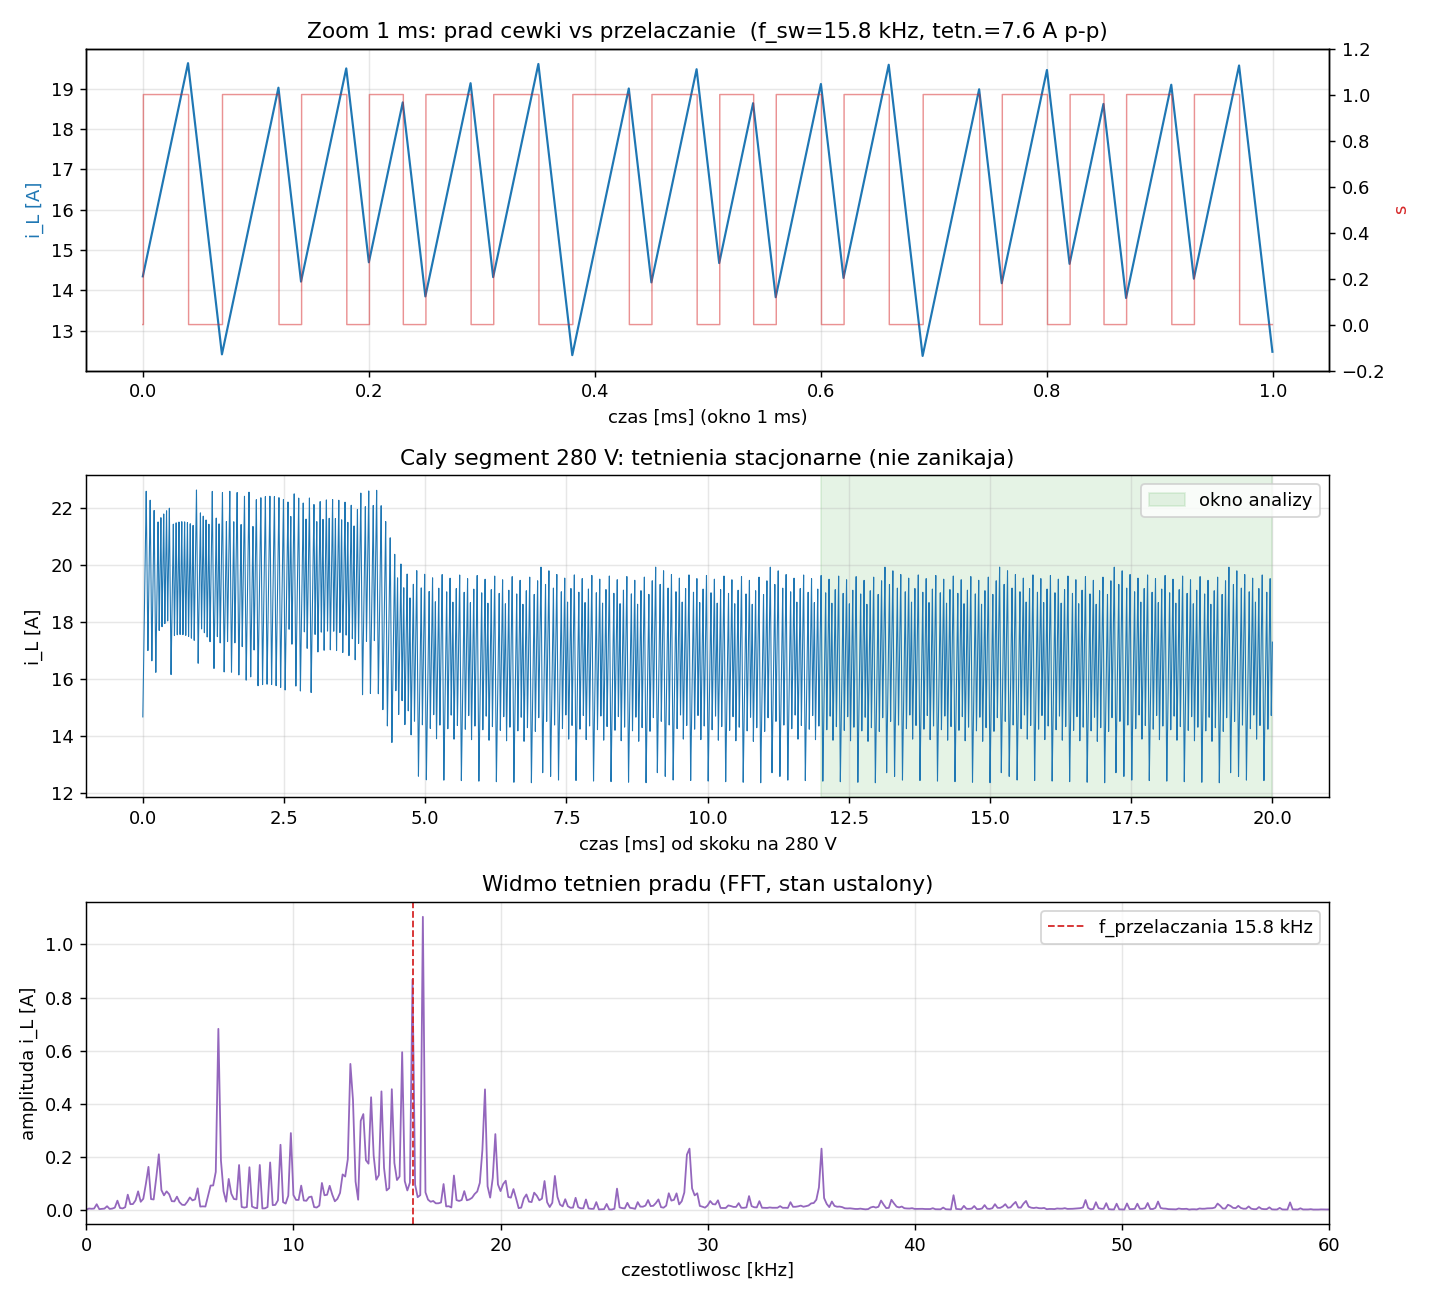

This chart was generated by the following Python code:
"""Diagnoza natury tetnien pradu: przelaczanie (fizyczne) czy cykl graniczny?

Zoom przebiegu i_L w stanie ustalonym + sygnal przelaczania s + FFT.
Porownanie z teoretycznym tetnieniem CCM:  di_L = V_in * D * T_sw / L.

Uruchomienie:  python -m optymalizacja.diagnoza_tetnien
"""
from __future__ import annotations
import numpy as np
import matplotlib
matplotlib.use("Agg")
import matplotlib.pyplot as plt
from dataclasses import replace

from src.config import default_config
from src.simulator import Simulator
from optymalizacja.scenarios import stress_scenario, STRESS_T_END


def simulate(wi, fc):
    base = default_config()
    cfg = replace(base, controller=replace(base.controller, wi=wi, fc_lpf=fc),
                  scenario=stress_scenario(), T_end=STRESS_T_END)
    return Simulator(cfg).run(), base


def main():
    # Optimum wariantu 1 (CurrentAware) na stress
    d = np.load("optymalizacja/pso_stress_currentaware.npz")
    wi, fc = float(d["wi_opt"]), float(d["fc_opt"])
    res, base = simulate(wi, fc)

    t = res["t"]
    iL = res["i_L"]
    v = res["v_C"]
    s = res["s"]

    L = base.converter.L
    V_in = base.converter.V_in

    # Okno stanu ustalonego w segmencie 280 V (0.040-0.060), po ustaleniu
    w_a, w_b = 0.0520, 0.0600
    win = (t >= w_a) & (t < w_b)
    tw, iw, sw, vw = t[win], iL[win], s[win], v[win]

    # Efektywna czestotliwosc przelaczania: liczba zboczy narastajacych / czas
    rising = np.sum((sw[1:] > 0.5) & (sw[:-1] <= 0.5))
    f_sw = rising / (w_b - w_a)

    # Duty (srednia s) i teoretyczne tetnienie CCM
    D = float(np.mean(sw))
    dt = t[1] - t[0]
    T_sw = 1.0 / f_sw if f_sw > 0 else np.nan
    diL_theory = V_in * D * T_sw / L     # przyblizenie tetnienia trojkatnego

    iL_pp = float(np.ptp(iw))
    iL_mean = float(np.mean(iw))

    # FFT pradu w oknie (usuwamy srednia)
    sig = iw - iL_mean
    n = len(sig)
    freqs = np.fft.rfftfreq(n, dt)
    amp = np.abs(np.fft.rfft(sig)) * 2.0 / n
    # dominujaca czestotliwosc (pomijamy DC)
    k = 1 + int(np.argmax(amp[1:]))
    f_dom = freqs[k]

    print("=" * 66)
    print("DIAGNOZA TETNIEN (wariant 1, stan ustalony 280 V)")
    print("=" * 66)
    print(f"  nastawy:        wi={wi:.3f}, fc={fc:.0f} Hz")
    print(f"  L = {L*1e3:.2f} mH,  V_in = {V_in:.0f} V")
    print(f"  prad sredni:    {iL_mean:.2f} A")
    print(f"  tetnienia p-p:  {iL_pp:.2f} A  ({100*iL_pp/iL_mean:.0f}% sredniego)")
    print(f"  f przelaczania: {f_sw/1e3:.1f} kHz  (duty D={D:.2f})")
    print(f"  f dominujaca w widmie iL: {f_dom/1e3:.1f} kHz")
    print(f"  tetnienie CCM teoria (V_in*D*T_sw/L): {diL_theory:.2f} A")
    print("=" * 66)
    verdict = ("PRZELACZANIE (fizyczne)" if abs(f_dom - f_sw) / f_sw < 0.3
               else "NISKA CZESTOTLIWOSC -> mozliwy cykl graniczny")
    print(f"  WERDYKT: dominanta widma ~ f_przelaczania ?  -> {verdict}")
    print("=" * 66)

    # --- Wykres ---
    fig, ax = plt.subplots(3, 1, figsize=(11, 10))

    # 1) zoom 1 ms i_L + s
    zoom = (t >= 0.0540) & (t < 0.0550)
    tz = (t[zoom] - 0.0540) * 1e3   # ms
    ax[0].plot(tz, iL[zoom], color="tab:blue", lw=1.2, label="i_L [A]")
    ax0b = ax[0].twinx()
    ax0b.plot(tz, s[zoom], color="tab:red", lw=0.8, alpha=0.5,
              drawstyle="steps-post", label="s (przelacznik)")
    ax0b.set_ylim(-0.2, 1.2)
    ax0b.set_ylabel("s", color="tab:red")
    ax[0].set_xlabel("czas [ms] (okno 1 ms)")
    ax[0].set_ylabel("i_L [A]", color="tab:blue")
    ax[0].set_title(f"Zoom 1 ms: prad cewki vs przelaczanie  "
                    f"(f_sw={f_sw/1e3:.1f} kHz, tetn.={iL_pp:.1f} A p-p)")
    ax[0].grid(True, alpha=0.3)

    # 2) caly segment 280 V (stacjonarnosc tetnien)
    seg = (t >= 0.0400) & (t < 0.0600)
    ax[1].plot((t[seg]-0.0400)*1e3, iL[seg], color="tab:blue", lw=0.6)
    ax[1].axvspan((w_a-0.0400)*1e3, (w_b-0.0400)*1e3, color="tab:green", alpha=0.12,
                  label="okno analizy")
    ax[1].set_xlabel("czas [ms] od skoku na 280 V")
    ax[1].set_ylabel("i_L [A]")
    ax[1].set_title("Caly segment 280 V: tetnienia stacjonarne (nie zanikaja)")
    ax[1].grid(True, alpha=0.3)
    ax[1].legend(loc="upper right")

    # 3) FFT
    ax[2].plot(freqs/1e3, amp, color="tab:purple", lw=1.0)
    ax[2].axvline(f_sw/1e3, color="tab:red", ls="--", lw=1.0,
                  label=f"f_przelaczania {f_sw/1e3:.1f} kHz")
    ax[2].set_xlim(0, min(60, freqs.max()/1e3))
    ax[2].set_xlabel("czestotliwosc [kHz]")
    ax[2].set_ylabel("amplituda i_L [A]")
    ax[2].set_title("Widmo tetnien pradu (FFT, stan ustalony)")
    ax[2].grid(True, alpha=0.3)
    ax[2].legend(loc="upper right")

    fig.tight_layout()
    out = "diagnoza_tetnien.png"
    fig.savefig(out, dpi=130)
    print(f"Zapisano wykres: {out}")


if __name__ == "__main__":
    main()
